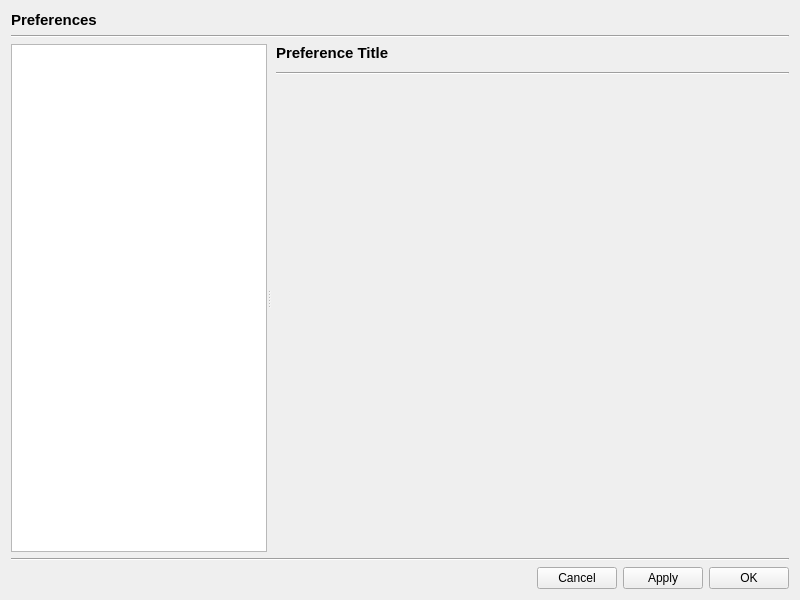
<?xml version="1.0" encoding="UTF-8"?>
<ui version="4.0">
 <class>GUI_PreferenceDialog</class>
 <widget class="QWidget" name="GUI_PreferenceDialog">
  <property name="geometry">
   <rect>
    <x>0</x>
    <y>0</y>
    <width>800</width>
    <height>600</height>
   </rect>
  </property>
  <property name="minimumSize">
   <size>
    <width>800</width>
    <height>600</height>
   </size>
  </property>
  <layout class="QGridLayout" name="gridLayout">
   <item row="2" column="0">
    <widget class="QSplitter" name="splitter">
     <property name="sizePolicy">
      <sizepolicy hsizetype="Expanding" vsizetype="MinimumExpanding">
       <horstretch>0</horstretch>
       <verstretch>0</verstretch>
      </sizepolicy>
     </property>
     <property name="orientation">
      <enum>Qt::Horizontal</enum>
     </property>
     <property name="childrenCollapsible">
      <bool>false</bool>
     </property>
     <widget class="QListWidget" name="list_preferences">
      <property name="sizePolicy">
       <sizepolicy hsizetype="Preferred" vsizetype="Expanding">
        <horstretch>0</horstretch>
        <verstretch>0</verstretch>
       </sizepolicy>
      </property>
      <property name="alternatingRowColors">
       <bool>true</bool>
      </property>
      <property name="uniformItemSizes">
       <bool>true</bool>
      </property>
     </widget>
     <widget class="QWidget" name="widget" native="true">
      <property name="sizePolicy">
       <sizepolicy hsizetype="MinimumExpanding" vsizetype="MinimumExpanding">
        <horstretch>1</horstretch>
        <verstretch>0</verstretch>
       </sizepolicy>
      </property>
      <layout class="QVBoxLayout" name="verticalLayout_3">
       <property name="spacing">
        <number>10</number>
       </property>
       <property name="leftMargin">
        <number>5</number>
       </property>
       <property name="rightMargin">
        <number>0</number>
       </property>
       <property name="bottomMargin">
        <number>0</number>
       </property>
       <item>
        <widget class="QLabel" name="lab_pref_title">
         <property name="sizePolicy">
          <sizepolicy hsizetype="MinimumExpanding" vsizetype="Preferred">
           <horstretch>0</horstretch>
           <verstretch>0</verstretch>
          </sizepolicy>
         </property>
         <property name="font">
          <font>
           <pointsize>11</pointsize>
           <weight>75</weight>
           <bold>true</bold>
          </font>
         </property>
         <property name="text">
          <string notr="true">Preference Title</string>
         </property>
        </widget>
       </item>
       <item>
        <widget class="Line" name="line_3">
         <property name="orientation">
          <enum>Qt::Horizontal</enum>
         </property>
        </widget>
       </item>
       <item>
        <widget class="QWidget" name="widget_preferences" native="true">
         <property name="sizePolicy">
          <sizepolicy hsizetype="MinimumExpanding" vsizetype="MinimumExpanding">
           <horstretch>0</horstretch>
           <verstretch>0</verstretch>
          </sizepolicy>
         </property>
         <layout class="QVBoxLayout" name="verticalLayout_2">
          <property name="leftMargin">
           <number>5</number>
          </property>
          <property name="topMargin">
           <number>5</number>
          </property>
          <property name="rightMargin">
           <number>0</number>
          </property>
          <property name="bottomMargin">
           <number>0</number>
          </property>
         </layout>
        </widget>
       </item>
      </layout>
     </widget>
    </widget>
   </item>
   <item row="0" column="0">
    <widget class="QLabel" name="lab_title">
     <property name="font">
      <font>
       <pointsize>11</pointsize>
       <weight>75</weight>
       <bold>true</bold>
      </font>
     </property>
     <property name="text">
      <string>Preferences</string>
     </property>
    </widget>
   </item>
   <item row="3" column="0">
    <widget class="Line" name="line_2">
     <property name="orientation">
      <enum>Qt::Horizontal</enum>
     </property>
    </widget>
   </item>
   <item row="1" column="0">
    <widget class="Line" name="line">
     <property name="orientation">
      <enum>Qt::Horizontal</enum>
     </property>
    </widget>
   </item>
   <item row="4" column="0">
    <layout class="QHBoxLayout" name="horizontalLayout">
     <property name="spacing">
      <number>6</number>
     </property>
     <item>
      <spacer name="horizontalSpacer">
       <property name="orientation">
        <enum>Qt::Horizontal</enum>
       </property>
       <property name="sizeHint" stdset="0">
        <size>
         <width>40</width>
         <height>20</height>
        </size>
       </property>
      </spacer>
     </item>
     <item>
      <widget class="QPushButton" name="btn_cancel">
       <property name="text">
        <string>Cancel</string>
       </property>
      </widget>
     </item>
     <item>
      <widget class="QPushButton" name="btn_apply">
       <property name="text">
        <string>Apply</string>
       </property>
      </widget>
     </item>
     <item>
      <widget class="QPushButton" name="btn_ok">
       <property name="text">
        <string>OK</string>
       </property>
      </widget>
     </item>
    </layout>
   </item>
  </layout>
 </widget>
 <resources/>
 <connections/>
</ui>
